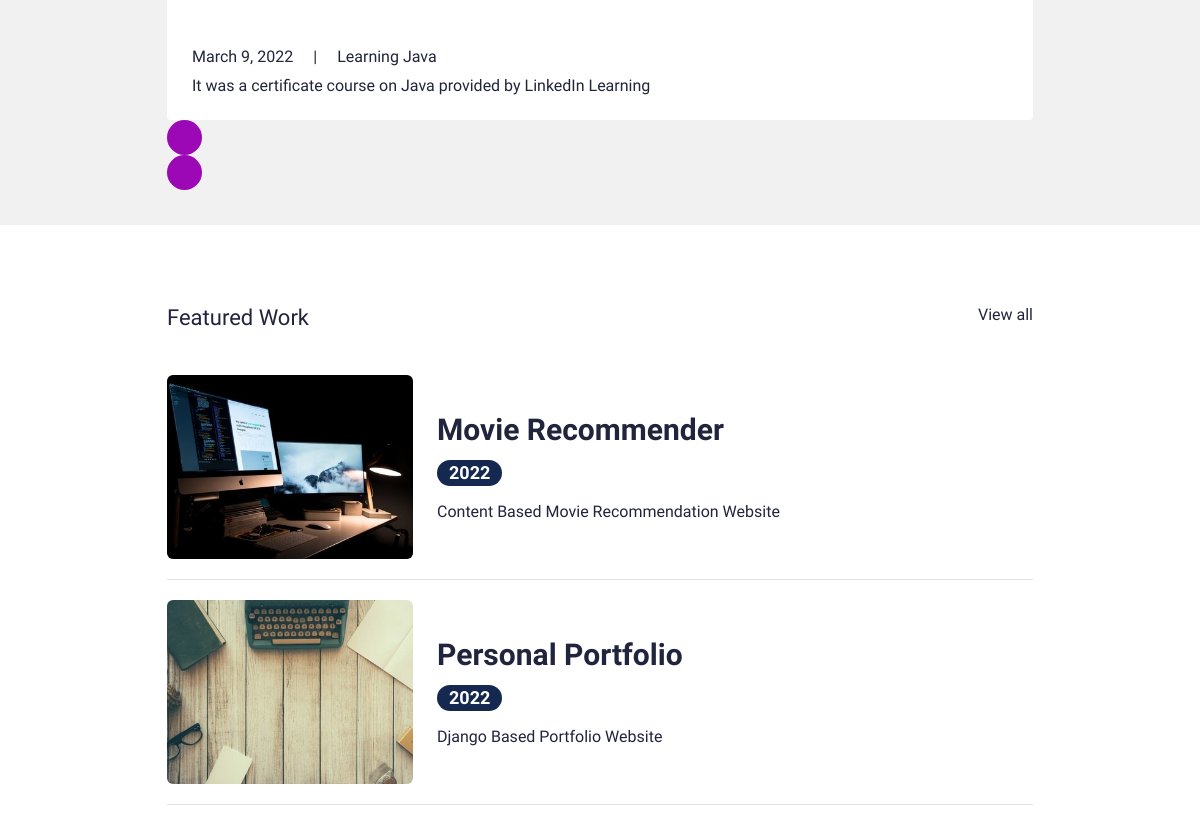
The app's page / (middle part), older data.
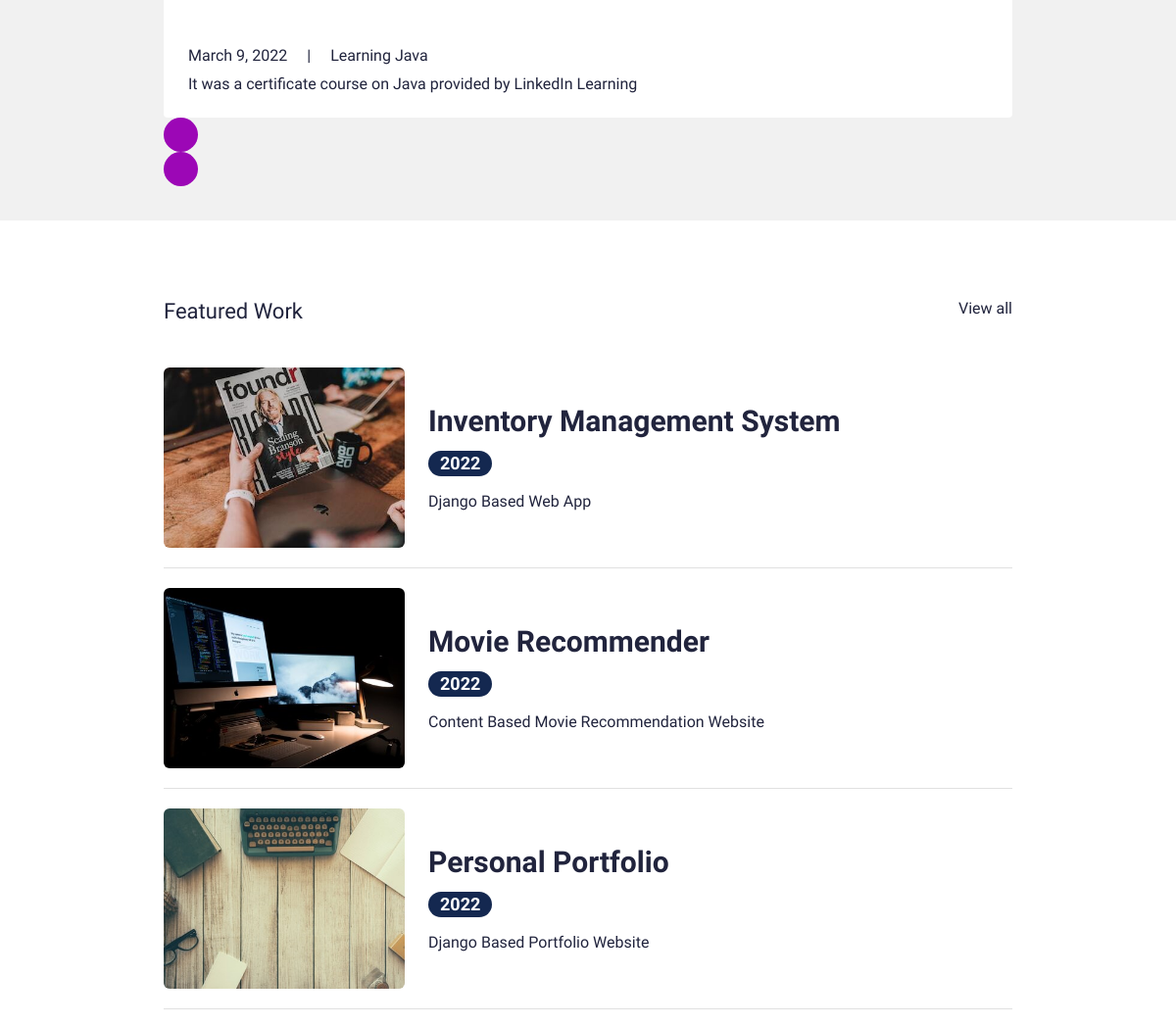
The same page, newer data.
### portfolio/models.py (models this page shows, shortened)
class Certificate(models.Model):
    class Meta:
        verbose_name_plural = 'Certificates'
        verbose_name = 'Certificate'
    date = models.DateTimeField(blank=True, null=True)
    name = models.CharField(max_length=50, blank=True, null=True)
    title = models.CharField(max_length=200, blank=True, null=True)
    description = models.CharField(max_length=500, blank=True, null=True)
    is_active = models.BooleanField(default=True)

class Portfolio(models.Model):
    class Meta:
        verbose_name_plural = 'Portfolio Profiles'
        verbose_name = 'Portfolio'
        ordering = ["name"]
    date = models.DateTimeField(blank=True, null=True)
    name = models.CharField(max_length=200, blank=True, null=True)
    description = models.CharField(max_length=500, blank=True, null=True)
    body = RichTextField(blank=True, null=True)
    image = models.ImageField(blank=True, null=True, upload_to="portfolio")
    slug = models.SlugField(null=True, blank=True)
    is_active = models.BooleanField(default=True)

### portfolio/views.py (the view)
# urls.py: path('', views.IndexView.as_view(), name="home"),
class IndexView(generic.TemplateView):
	template_name = "portfolio/index.html"
	def get_context_data(self, **kwargs):
		context = super().get_context_data(**kwargs)
		testimonials = Testimonial.objects.filter(is_active=True)
		certificates = Certificate.objects.filter(is_active=True)
		portfolio = Portfolio.objects.filter(is_active=True)
		context["testimonials"] = testimonials
		context["certificates"] = certificates
		context["portfolio"] = portfolio
		return context

### digi_resume/context_processors.py (called while the page is built)
def project_context(request):
	context = {
		'me': User.objects.first(),
	}
	return context

### portfolio/templates/portfolio/index.html (shortened to what this page needs)
{% extends 'portfolio/base.html' %}
{% load static %}
{% block content %}
<section>
  <div class="sectionSpaceSm lightBg">
    <div class="container">
      <div class="sliderOuter">
        <div class="swiper certificatesSlider">
          <div class="swiper-wrapper">
            {% for c in certificates %}
            {% if c.is_active %}
            <div class="swiper-slide">
              <div class="cardStyle1">
                <h4 class="mdTitle cs1Title">
                </h4>
                <ul class="cardOptionCol">
                  <li>{{c.date.date}}</li>
                  <li>{{c.name|title}}</li>
                </ul>
                <p>{{c.description}}</p>
              </div>
            </div>
            {% endif %}
            {% endfor %}
          </div>
        </div>
        <div class="cert-swiper-button-next swiper-button-next swiperBtnStyle"></div>
        <div class="cert-swiper-button-prev swiper-button-prev swiperBtnStyle"></div>
      </div>
    </div>
  </div>
</section>
<section>
  <div class="sectionSpace">
    <div class="container">
      <div class="portfolioCol">
        <div class="row pb-3">
          <div class="col">
            <h4 class="smText regular">Featured Work</h4>
          </div>
          <div class="col-auto">
            <a href="{% url 'portfolio:portfolios' %}" class="simpleLink">View all</a>
          </div>
        </div>
        {% for p in portfolio %}
        {% if p.is_active %}
        <div class="portfolioCard">
          <div class="row g-4 align-items-center">
            <div class="col-md-auto">
              <div class="portfolioImgCol">
                <a href="{% url 'portfolio:portfolio' slug=p.slug %}"><img src="{{p.image.url}}" alt="..."></a>
              </div>
            </div>
            <div class="col-md">
              <div class="portfolioContentCol">
                <h4 class="lgTitle"><a href="{% url 'portfolio:portfolio' slug=p.slug %}">{{p.name}}</a></h4>
                <ul class="portfolioOption">
                  <li><span class="dateLbl">{{p.date.year}}</span></li>
                </ul>
                <p>{{p.description}}</p>
              </div>
            </div>
          </div>
        </div>
        {% endif %}
        {% endfor %}
      </div>
    </div>
  </div>
</section>
{% endblock %}

Row changes from the older to the newer data that the page shows:
added Portfolio: image (picture), name "Inventory Management System", date.year "2022", description "Django Based Web App"
